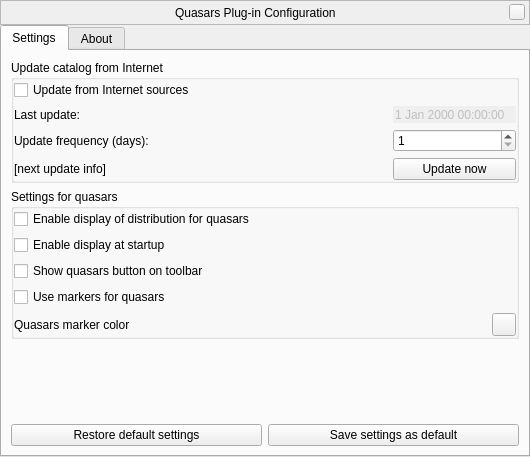
<?xml version="1.0" encoding="UTF-8"?>
<ui version="4.0">
 <class>quasarsDialog</class>
 <widget class="QWidget" name="quasarsDialog">
  <property name="geometry">
   <rect>
    <x>0</x>
    <y>0</y>
    <width>530</width>
    <height>457</height>
   </rect>
  </property>
  <property name="windowTitle">
   <string>Quasars Configuration</string>
  </property>
  <layout class="QVBoxLayout" name="verticalLayout_2">
   <property name="spacing">
    <number>0</number>
   </property>
   <property name="leftMargin">
    <number>0</number>
   </property>
   <property name="topMargin">
    <number>0</number>
   </property>
   <property name="rightMargin">
    <number>0</number>
   </property>
   <property name="bottomMargin">
    <number>0</number>
   </property>
   <item>
    <widget class="BarFrame" name="TitleBar">
     <property name="sizePolicy">
      <sizepolicy hsizetype="Expanding" vsizetype="Fixed">
       <horstretch>0</horstretch>
       <verstretch>0</verstretch>
      </sizepolicy>
     </property>
     <property name="minimumSize">
      <size>
       <width>530</width>
       <height>25</height>
      </size>
     </property>
     <property name="maximumSize">
      <size>
       <width>16777215</width>
       <height>25</height>
      </size>
     </property>
     <property name="focusPolicy">
      <enum>Qt::NoFocus</enum>
     </property>
     <property name="autoFillBackground">
      <bool>false</bool>
     </property>
     <property name="frameShape">
      <enum>QFrame::StyledPanel</enum>
     </property>
     <layout class="QHBoxLayout">
      <property name="spacing">
       <number>0</number>
      </property>
      <property name="leftMargin">
       <number>0</number>
      </property>
      <property name="topMargin">
       <number>0</number>
      </property>
      <property name="rightMargin">
       <number>4</number>
      </property>
      <property name="bottomMargin">
       <number>0</number>
      </property>
      <item>
       <spacer>
        <property name="orientation">
         <enum>Qt::Horizontal</enum>
        </property>
        <property name="sizeHint" stdset="0">
         <size>
          <width>40</width>
          <height>20</height>
         </size>
        </property>
       </spacer>
      </item>
      <item>
       <widget class="QLabel" name="stelWindowTitle">
        <property name="text">
         <string>Quasars Plug-in Configuration</string>
        </property>
       </widget>
      </item>
      <item>
       <spacer>
        <property name="orientation">
         <enum>Qt::Horizontal</enum>
        </property>
        <property name="sizeHint" stdset="0">
         <size>
          <width>40</width>
          <height>20</height>
         </size>
        </property>
       </spacer>
      </item>
      <item>
       <widget class="QPushButton" name="closeStelWindow">
        <property name="minimumSize">
         <size>
          <width>16</width>
          <height>16</height>
         </size>
        </property>
        <property name="maximumSize">
         <size>
          <width>16</width>
          <height>16</height>
         </size>
        </property>
        <property name="focusPolicy">
         <enum>Qt::NoFocus</enum>
        </property>
        <property name="text">
         <string/>
        </property>
       </widget>
      </item>
     </layout>
    </widget>
   </item>
   <item>
    <widget class="QTabWidget" name="tabs">
     <property name="currentIndex">
      <number>0</number>
     </property>
     <property name="documentMode">
      <bool>false</bool>
     </property>
     <widget class="QWidget" name="settingsTab">
      <attribute name="title">
       <string>Settings</string>
      </attribute>
      <layout class="QVBoxLayout" name="verticalLayout_3">
       <item>
        <widget class="QGroupBox" name="updatesGroup">
         <property name="title">
          <string>Update catalog from Internet</string>
         </property>
         <property name="flat">
          <bool>true</bool>
         </property>
         <property name="checkable">
          <bool>false</bool>
         </property>
         <layout class="QVBoxLayout" name="verticalLayout_12">
          <property name="leftMargin">
           <number>0</number>
          </property>
          <property name="topMargin">
           <number>0</number>
          </property>
          <property name="rightMargin">
           <number>0</number>
          </property>
          <property name="bottomMargin">
           <number>0</number>
          </property>
          <item>
           <widget class="QCheckBox" name="internetUpdatesCheckbox">
            <property name="text">
             <string>Update from Internet sources</string>
            </property>
           </widget>
          </item>
          <item>
           <layout class="QGridLayout" name="gridLayout">
            <item row="0" column="0">
             <widget class="QLabel" name="lastUpdateLabel">
              <property name="text">
               <string>Last update:</string>
              </property>
             </widget>
            </item>
            <item row="0" column="2">
             <widget class="QDateTimeEdit" name="lastUpdateDateTimeEdit">
              <property name="enabled">
               <bool>false</bool>
              </property>
              <property name="frame">
               <bool>false</bool>
              </property>
              <property name="buttonSymbols">
               <enum>QAbstractSpinBox::NoButtons</enum>
              </property>
             </widget>
            </item>
            <item row="1" column="0">
             <widget class="QLabel" name="updateFrequencyLabel">
              <property name="text">
               <string>Update frequency (days):</string>
              </property>
             </widget>
            </item>
            <item row="1" column="2">
             <widget class="QSpinBox" name="updateFrequencySpinBox">
              <property name="minimum">
               <number>1</number>
              </property>
              <property name="maximum">
               <number>9999</number>
              </property>
              <property name="value">
               <number>1</number>
              </property>
             </widget>
            </item>
            <item row="2" column="0">
             <widget class="QLabel" name="nextUpdateLabel">
              <property name="text">
               <string>[next update info]</string>
              </property>
             </widget>
            </item>
            <item row="2" column="1">
             <spacer name="horizontalSpacer">
              <property name="orientation">
               <enum>Qt::Horizontal</enum>
              </property>
              <property name="sizeHint" stdset="0">
               <size>
                <width>17</width>
                <height>20</height>
               </size>
              </property>
             </spacer>
            </item>
            <item row="2" column="2">
             <widget class="QPushButton" name="updateButton">
              <property name="text">
               <string>Update now</string>
              </property>
             </widget>
            </item>
           </layout>
          </item>
         </layout>
        </widget>
       </item>
       <item>
        <widget class="QGroupBox" name="displayBox">
         <property name="title">
          <string>Settings for quasars</string>
         </property>
         <property name="flat">
          <bool>true</bool>
         </property>
         <layout class="QVBoxLayout" name="verticalLayout">
          <property name="leftMargin">
           <number>0</number>
          </property>
          <property name="topMargin">
           <number>0</number>
          </property>
          <property name="rightMargin">
           <number>0</number>
          </property>
          <property name="bottomMargin">
           <number>0</number>
          </property>
          <item>
           <widget class="QCheckBox" name="displayModeCheckBox">
            <property name="toolTip">
             <string>Plot all quasars without labels</string>
            </property>
            <property name="text">
             <string>Enable display of distribution for quasars</string>
            </property>
           </widget>
          </item>
          <item>
           <widget class="QCheckBox" name="displayAtStartupCheckBox">
            <property name="text">
             <string>Enable display at startup</string>
            </property>
           </widget>
          </item>
          <item>
           <widget class="QCheckBox" name="displayShowQuasarsButton">
            <property name="text">
             <string>Show quasars button on toolbar</string>
            </property>
           </widget>
          </item>
          <item>
           <widget class="QCheckBox" name="displayUseQuasarMarkersButton">
            <property name="text">
             <string>Use markers for quasars</string>
            </property>
           </widget>
          </item>
          <item>
           <layout class="QHBoxLayout" name="horizontalLayout">
            <item>
             <widget class="QLabel" name="label">
              <property name="text">
               <string>Quasars marker color</string>
              </property>
             </widget>
            </item>
            <item>
             <widget class="QToolButton" name="quasarMarkerColor">
              <property name="toolTip">
               <string>Color of markers of quasars</string>
              </property>
             </widget>
            </item>
           </layout>
          </item>
         </layout>
        </widget>
       </item>
       <item>
        <spacer name="verticalSpacer_3">
         <property name="orientation">
          <enum>Qt::Vertical</enum>
         </property>
         <property name="sizeHint" stdset="0">
          <size>
           <width>20</width>
           <height>120</height>
          </size>
         </property>
        </spacer>
       </item>
       <item>
        <layout class="QHBoxLayout" name="horizontalLayout_7">
         <item>
          <widget class="QPushButton" name="restoreDefaultsButton">
           <property name="sizePolicy">
            <sizepolicy hsizetype="Expanding" vsizetype="Fixed">
             <horstretch>0</horstretch>
             <verstretch>0</verstretch>
            </sizepolicy>
           </property>
           <property name="text">
            <string>Restore default settings</string>
           </property>
          </widget>
         </item>
         <item>
          <widget class="QPushButton" name="saveSettingsButton">
           <property name="sizePolicy">
            <sizepolicy hsizetype="Expanding" vsizetype="Fixed">
             <horstretch>0</horstretch>
             <verstretch>0</verstretch>
            </sizepolicy>
           </property>
           <property name="text">
            <string>Save settings as default</string>
           </property>
          </widget>
         </item>
        </layout>
       </item>
      </layout>
     </widget>
     <widget class="QWidget" name="aboutTab">
      <attribute name="title">
       <string comment="tab in plugin windows">About</string>
      </attribute>
      <layout class="QVBoxLayout" name="verticalLayout_11">
       <property name="spacing">
        <number>9</number>
       </property>
       <item>
        <widget class="QTextBrowser" name="aboutTextBrowser">
         <property name="openExternalLinks">
          <bool>true</bool>
         </property>
         <property name="openLinks">
          <bool>true</bool>
         </property>
        </widget>
       </item>
      </layout>
     </widget>
    </widget>
   </item>
  </layout>
 </widget>
 <customwidgets>
  <customwidget>
   <class>BarFrame</class>
   <extends>QFrame</extends>
   <header>Dialog.hpp</header>
   <container>1</container>
  </customwidget>
 </customwidgets>
 <resources/>
 <connections/>
</ui>
